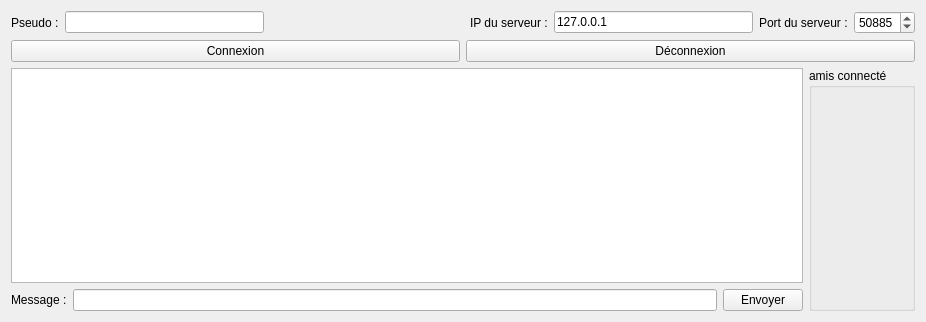
<?xml version="1.0" encoding="UTF-8"?>
<ui version="4.0">
 <class>FenClient</class>
 <widget class="QWidget" name="FenClient">
  <property name="geometry">
   <rect>
    <x>0</x>
    <y>0</y>
    <width>926</width>
    <height>322</height>
   </rect>
  </property>
  <property name="windowTitle">
   <string>GuppyChat - Client</string>
  </property>
  <property name="windowIcon">
   <iconset>
    <normaloff>chat.png</normaloff>chat.png</iconset>
  </property>
  <layout class="QGridLayout" name="gridLayout">
   <item row="3" column="0">
    <layout class="QHBoxLayout" name="horizontalLayout_2">
     <item>
      <widget class="QLabel" name="label_4">
       <property name="text">
        <string>Message :</string>
       </property>
      </widget>
     </item>
     <item>
      <widget class="QLineEdit" name="message"/>
     </item>
     <item>
      <widget class="QPushButton" name="boutonEnvoyer">
       <property name="text">
        <string>Envoyer</string>
       </property>
       <property name="icon">
        <iconset>
         <normaloff>chat.png</normaloff>chat.png</iconset>
       </property>
      </widget>
     </item>
    </layout>
   </item>
   <item row="2" column="0">
    <widget class="QTextEdit" name="listeMessages">
     <property name="readOnly">
      <bool>true</bool>
     </property>
    </widget>
   </item>
   <item row="2" column="1" rowspan="2">
    <widget class="QGroupBox" name="groupBox">
     <property name="title">
      <string>amis connecté</string>
     </property>
    </widget>
   </item>
   <item row="1" column="0" colspan="2">
    <layout class="QHBoxLayout" name="horizontalLayout_5">
     <item>
      <widget class="QPushButton" name="boutonConnexion">
       <property name="text">
        <string>Connexion</string>
       </property>
      </widget>
     </item>
     <item>
      <widget class="QPushButton" name="boutonDeconnexion">
       <property name="text">
        <string>Déconnexion</string>
       </property>
      </widget>
     </item>
    </layout>
   </item>
   <item row="0" column="0" colspan="2">
    <layout class="QHBoxLayout" name="horizontalLayout" stretch="0,0,0,0,0,0,0">
     <item>
      <widget class="QLabel" name="label_3">
       <property name="text">
        <string>Pseudo :</string>
       </property>
      </widget>
     </item>
     <item>
      <widget class="QLineEdit" name="pseudo">
       <property name="sizePolicy">
        <sizepolicy hsizetype="Expanding" vsizetype="Fixed">
         <horstretch>0</horstretch>
         <verstretch>0</verstretch>
        </sizepolicy>
       </property>
       <property name="maximumSize">
        <size>
         <width>200</width>
         <height>16777215</height>
        </size>
       </property>
       <property name="layoutDirection">
        <enum>Qt::LeftToRight</enum>
       </property>
      </widget>
     </item>
     <item>
      <spacer name="horizontalSpacer">
       <property name="orientation">
        <enum>Qt::Horizontal</enum>
       </property>
       <property name="sizeType">
        <enum>QSizePolicy::Expanding</enum>
       </property>
       <property name="sizeHint" stdset="0">
        <size>
         <width>40</width>
         <height>20</height>
        </size>
       </property>
      </spacer>
     </item>
     <item>
      <widget class="QLabel" name="label">
       <property name="text">
        <string>IP du serveur :</string>
       </property>
      </widget>
     </item>
     <item>
      <widget class="QLineEdit" name="serveurIP">
       <property name="maximumSize">
        <size>
         <width>200</width>
         <height>16777215</height>
        </size>
       </property>
       <property name="text">
        <string>127.0.0.1</string>
       </property>
      </widget>
     </item>
     <item>
      <widget class="QLabel" name="label_2">
       <property name="text">
        <string>Port du serveur :</string>
       </property>
      </widget>
     </item>
     <item>
      <widget class="QSpinBox" name="serveurPort">
       <property name="minimumSize">
        <size>
         <width>60</width>
         <height>0</height>
        </size>
       </property>
       <property name="minimum">
        <number>1024</number>
       </property>
       <property name="maximum">
        <number>65535</number>
       </property>
       <property name="value">
        <number>50885</number>
       </property>
      </widget>
     </item>
    </layout>
   </item>
  </layout>
 </widget>
 <resources/>
 <connections/>
</ui>
